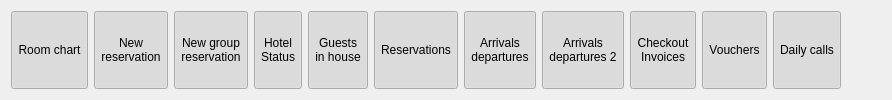
    <widget class="QWidget" name="w1" native="true">
     <layout class="QHBoxLayout" name="horizontalLayout_2">
      <item>
       <widget class="EToolbarButton" name="btnRoomChart">
        <property name="minimumSize">
         <size>
          <width>0</width>
          <height>0</height>
         </size>
        </property>
        <property name="maximumSize">
         <size>
          <width>555</width>
          <height>555</height>
         </size>
        </property>
        <property name="focusPolicy">
         <enum>Qt::NoFocus</enum>
        </property>
        <property name="text">
         <string>Room chart</string>
        </property>
        <property name="icon">
         <iconset resource="res.qrc">
          <normaloff>:/images/analytics.png</normaloff>:/images/analytics.png</iconset>
        </property>
        <property name="iconSize">
         <size>
          <width>32</width>
          <height>32</height>
         </size>
        </property>
        <property name="checkable">
         <bool>true</bool>
        </property>
        <property name="checked">
         <bool>true</bool>
        </property>
        <property name="toolButtonStyle">
         <enum>Qt::ToolButtonTextUnderIcon</enum>
        </property>
        <property name="autoRaise">
         <bool>true</bool>
        </property>
        <property name="arrowType">
         <enum>Qt::NoArrow</enum>
        </property>
        <property name="Tag" stdset="0">
         <string/>
        </property>
       </widget>
      </item>
      <item>
       <widget class="EToolbarButton" name="btnNewReservation">
        <property name="minimumSize">
         <size>
          <width>0</width>
          <height>0</height>
         </size>
        </property>
        <property name="maximumSize">
         <size>
          <width>555</width>
          <height>555</height>
         </size>
        </property>
        <property name="focusPolicy">
         <enum>Qt::NoFocus</enum>
        </property>
        <property name="text">
         <string>New
reservation</string>
        </property>
        <property name="icon">
         <iconset resource="res.qrc">
          <normaloff>:/images/checkin.png</normaloff>:/images/checkin.png</iconset>
        </property>
        <property name="iconSize">
         <size>
          <width>32</width>
          <height>32</height>
         </size>
        </property>
        <property name="checkable">
         <bool>true</bool>
        </property>
        <property name="checked">
         <bool>true</bool>
        </property>
        <property name="toolButtonStyle">
         <enum>Qt::ToolButtonTextUnderIcon</enum>
        </property>
        <property name="autoRaise">
         <bool>true</bool>
        </property>
        <property name="Tag" stdset="0">
         <string/>
        </property>
       </widget>
      </item>
      <item>
       <widget class="EToolbarButton" name="btnNewGroupResevation">
        <property name="minimumSize">
         <size>
          <width>0</width>
          <height>0</height>
         </size>
        </property>
        <property name="maximumSize">
         <size>
          <width>555</width>
          <height>555</height>
         </size>
        </property>
        <property name="focusPolicy">
         <enum>Qt::NoFocus</enum>
        </property>
        <property name="text">
         <string>New group
reservation</string>
        </property>
        <property name="icon">
         <iconset resource="res.qrc">
          <normaloff>:/images/groupreservation.png</normaloff>:/images/groupreservation.png</iconset>
        </property>
        <property name="iconSize">
         <size>
          <width>32</width>
          <height>32</height>
         </size>
        </property>
        <property name="checkable">
         <bool>true</bool>
        </property>
        <property name="checked">
         <bool>true</bool>
        </property>
        <property name="toolButtonStyle">
         <enum>Qt::ToolButtonTextUnderIcon</enum>
        </property>
        <property name="autoRaise">
         <bool>true</bool>
        </property>
        <property name="Tag" stdset="0">
         <string/>
        </property>
       </widget>
      </item>
      <item>
       <widget class="EToolbarButton" name="btnHotelStatus">
        <property name="minimumSize">
         <size>
          <width>0</width>
          <height>0</height>
         </size>
        </property>
        <property name="maximumSize">
         <size>
          <width>555</width>
          <height>555</height>
         </size>
        </property>
        <property name="focusPolicy">
         <enum>Qt::NoFocus</enum>
        </property>
        <property name="text">
         <string>Hotel
Status</string>
        </property>
        <property name="icon">
         <iconset resource="res.qrc">
          <normaloff>:/images/info.png</normaloff>:/images/info.png</iconset>
        </property>
        <property name="iconSize">
         <size>
          <width>32</width>
          <height>32</height>
         </size>
        </property>
        <property name="checkable">
         <bool>true</bool>
        </property>
        <property name="checked">
         <bool>true</bool>
        </property>
        <property name="toolButtonStyle">
         <enum>Qt::ToolButtonTextUnderIcon</enum>
        </property>
        <property name="autoRaise">
         <bool>true</bool>
        </property>
        <property name="arrowType">
         <enum>Qt::NoArrow</enum>
        </property>
        <property name="Tag" stdset="0">
         <string/>
        </property>
       </widget>
      </item>
      <item>
       <widget class="EToolbarButton" name="btnInhouseGuest">
        <property name="minimumSize">
         <size>
          <width>0</width>
          <height>0</height>
         </size>
        </property>
        <property name="maximumSize">
         <size>
          <width>555</width>
          <height>555</height>
         </size>
        </property>
        <property name="focusPolicy">
         <enum>Qt::NoFocus</enum>
        </property>
        <property name="text">
         <string>Guests 
in house</string>
        </property>
        <property name="icon">
         <iconset resource="res.qrc">
          <normaloff>:/images/bed.png</normaloff>:/images/bed.png</iconset>
        </property>
        <property name="iconSize">
         <size>
          <width>32</width>
          <height>32</height>
         </size>
        </property>
        <property name="checkable">
         <bool>true</bool>
        </property>
        <property name="checked">
         <bool>true</bool>
        </property>
        <property name="toolButtonStyle">
         <enum>Qt::ToolButtonTextUnderIcon</enum>
        </property>
        <property name="autoRaise">
         <bool>true</bool>
        </property>
        <property name="Tag" stdset="0">
         <string/>
        </property>
       </widget>
      </item>
      <item>
       <widget class="EToolbarButton" name="btnReservations">
        <property name="minimumSize">
         <size>
          <width>0</width>
          <height>0</height>
         </size>
        </property>
        <property name="maximumSize">
         <size>
          <width>555</width>
          <height>555</height>
         </size>
        </property>
        <property name="focusPolicy">
         <enum>Qt::NoFocus</enum>
        </property>
        <property name="text">
         <string>Reservations</string>
        </property>
        <property name="icon">
         <iconset resource="res.qrc">
          <normaloff>:/images/bed.png</normaloff>:/images/bed.png</iconset>
        </property>
        <property name="iconSize">
         <size>
          <width>32</width>
          <height>32</height>
         </size>
        </property>
        <property name="checkable">
         <bool>true</bool>
        </property>
        <property name="checked">
         <bool>true</bool>
        </property>
        <property name="toolButtonStyle">
         <enum>Qt::ToolButtonTextUnderIcon</enum>
        </property>
        <property name="autoRaise">
         <bool>true</bool>
        </property>
        <property name="Tag" stdset="0">
         <string/>
        </property>
       </widget>
      </item>
      <item>
       <widget class="EToolbarButton" name="btnArrivalDeparture">
        <property name="minimumSize">
         <size>
          <width>0</width>
          <height>0</height>
         </size>
        </property>
        <property name="maximumSize">
         <size>
          <width>555</width>
          <height>555</height>
         </size>
        </property>
        <property name="focusPolicy">
         <enum>Qt::NoFocus</enum>
        </property>
        <property name="text">
         <string>Arrivals
departures</string>
        </property>
        <property name="icon">
         <iconset resource="res.qrc">
          <normaloff>:/images/arrival.png</normaloff>:/images/arrival.png</iconset>
        </property>
        <property name="iconSize">
         <size>
          <width>32</width>
          <height>32</height>
         </size>
        </property>
        <property name="checkable">
         <bool>true</bool>
        </property>
        <property name="checked">
         <bool>true</bool>
        </property>
        <property name="toolButtonStyle">
         <enum>Qt::ToolButtonTextUnderIcon</enum>
        </property>
        <property name="autoRaise">
         <bool>true</bool>
        </property>
        <property name="Tag" stdset="0">
         <string/>
        </property>
       </widget>
      </item>
      <item>
       <widget class="EToolbarButton" name="btnArrivalDeparture_2">
        <property name="minimumSize">
         <size>
          <width>0</width>
          <height>0</height>
         </size>
        </property>
        <property name="maximumSize">
         <size>
          <width>555</width>
          <height>555</height>
         </size>
        </property>
        <property name="focusPolicy">
         <enum>Qt::NoFocus</enum>
        </property>
        <property name="text">
         <string>Arrivals
departures 2</string>
        </property>
        <property name="icon">
         <iconset resource="res.qrc">
          <normaloff>:/images/arrival.png</normaloff>:/images/arrival.png</iconset>
        </property>
        <property name="iconSize">
         <size>
          <width>32</width>
          <height>32</height>
         </size>
        </property>
        <property name="checkable">
         <bool>true</bool>
        </property>
        <property name="checked">
         <bool>true</bool>
        </property>
        <property name="toolButtonStyle">
         <enum>Qt::ToolButtonTextUnderIcon</enum>
        </property>
        <property name="autoRaise">
         <bool>true</bool>
        </property>
        <property name="Tag" stdset="0">
         <string/>
        </property>
       </widget>
      </item>
      <item>
       <widget class="EToolbarButton" name="btnCheckoutInvoices">
        <property name="minimumSize">
         <size>
          <width>0</width>
          <height>0</height>
         </size>
        </property>
        <property name="maximumSize">
         <size>
          <width>555</width>
          <height>555</height>
         </size>
        </property>
        <property name="focusPolicy">
         <enum>Qt::NoFocus</enum>
        </property>
        <property name="text">
         <string>Checkout
Invoices</string>
        </property>
        <property name="icon">
         <iconset resource="res.qrc">
          <normaloff>:/images/invoice.png</normaloff>:/images/invoice.png</iconset>
        </property>
        <property name="iconSize">
         <size>
          <width>32</width>
          <height>32</height>
         </size>
        </property>
        <property name="checkable">
         <bool>true</bool>
        </property>
        <property name="checked">
         <bool>true</bool>
        </property>
        <property name="toolButtonStyle">
         <enum>Qt::ToolButtonTextUnderIcon</enum>
        </property>
        <property name="autoRaise">
         <bool>true</bool>
        </property>
        <property name="arrowType">
         <enum>Qt::NoArrow</enum>
        </property>
        <property name="Tag" stdset="0">
         <string/>
        </property>
       </widget>
      </item>
      <item>
       <widget class="EToolbarButton" name="btnVauchers">
        <property name="minimumSize">
         <size>
          <width>0</width>
          <height>0</height>
         </size>
        </property>
        <property name="maximumSize">
         <size>
          <width>555</width>
          <height>555</height>
         </size>
        </property>
        <property name="focusPolicy">
         <enum>Qt::NoFocus</enum>
        </property>
        <property name="text">
         <string>Vouchers</string>
        </property>
        <property name="icon">
         <iconset resource="res.qrc">
          <normaloff>:/images/file.png</normaloff>:/images/file.png</iconset>
        </property>
        <property name="iconSize">
         <size>
          <width>32</width>
          <height>32</height>
         </size>
        </property>
        <property name="checkable">
         <bool>true</bool>
        </property>
        <property name="checked">
         <bool>true</bool>
        </property>
        <property name="toolButtonStyle">
         <enum>Qt::ToolButtonTextUnderIcon</enum>
        </property>
        <property name="autoRaise">
         <bool>true</bool>
        </property>
        <property name="arrowType">
         <enum>Qt::NoArrow</enum>
        </property>
        <property name="Tag" stdset="0">
         <string/>
        </property>
       </widget>
      </item>
      <item>
       <widget class="EToolbarButton" name="btnCallHistory">
        <property name="minimumSize">
         <size>
          <width>0</width>
          <height>0</height>
         </size>
        </property>
        <property name="maximumSize">
         <size>
          <width>555</width>
          <height>555</height>
         </size>
        </property>
        <property name="focusPolicy">
         <enum>Qt::NoFocus</enum>
        </property>
        <property name="text">
         <string>Daily calls</string>
        </property>
        <property name="icon">
         <iconset resource="res.qrc">
          <normaloff>:/images/phone-call.png</normaloff>:/images/phone-call.png</iconset>
        </property>
        <property name="iconSize">
         <size>
          <width>32</width>
          <height>32</height>
         </size>
        </property>
        <property name="checkable">
         <bool>true</bool>
        </property>
        <property name="checked">
         <bool>true</bool>
        </property>
        <property name="toolButtonStyle">
         <enum>Qt::ToolButtonTextUnderIcon</enum>
        </property>
        <property name="autoRaise">
         <bool>true</bool>
        </property>
        <property name="Tag" stdset="0">
         <string/>
        </property>
       </widget>
      </item>
      <item>
       <spacer name="horizontalSpacer_4">
        <property name="orientation">
         <enum>Qt::Horizontal</enum>
        </property>
        <property name="sizeHint" stdset="0">
         <size>
          <width>40</width>
          <height>20</height>
         </size>
        </property>
       </spacer>
      </item>
     </layout>
    </widget>
